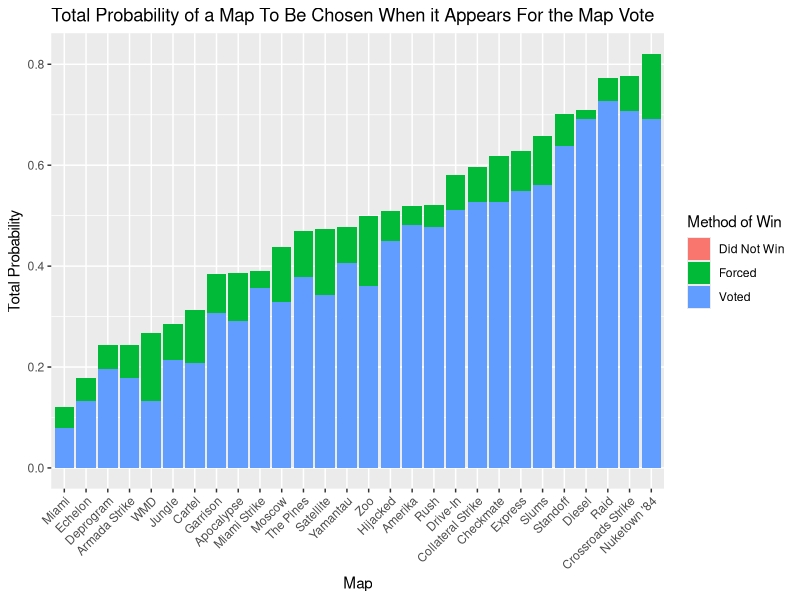
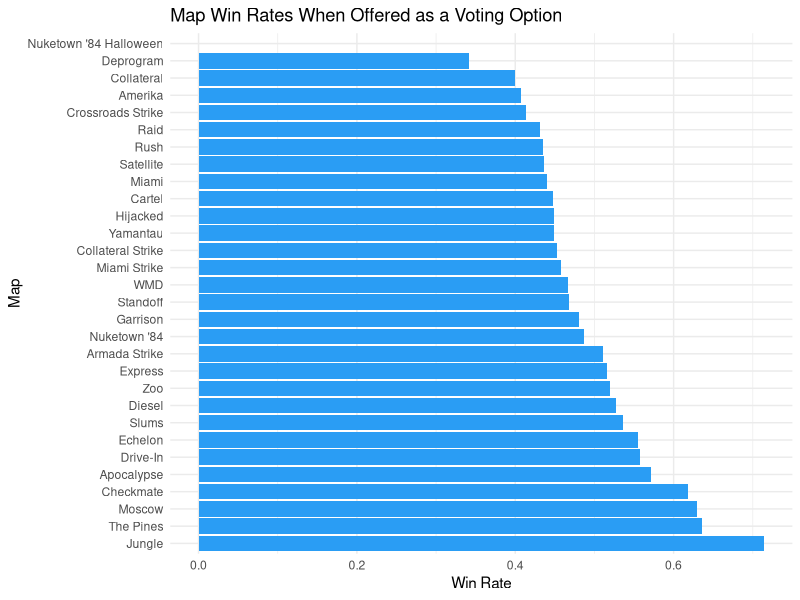

Reproduce these figures in R, in order.
## ---- chunk 1
# clear env, load libraries and data
rm(list = ls())
library(tidyverse)
library(readr)
library(caret)
library(randomForest)
library(e1071)

cod_p1 <- read_csv('CODGames_p1_380.csv')
cod_p2 <- read_csv('CODGames_p2_380.csv')
gm_data <- read_csv('CODGameModes.csv')
map_data  <- read.csv('CODMaps.csv')

# we combine the results of player 1 and player 2 according to the instructions
# so first add a column to indicate which player it is in case it is used for the future problems
cod_p1$player = 1
cod_p2$player = 2

full_data <- rbind(cod_p1, cod_p2)

# lowercase column names.
# AI disclosure: We asked chatgpt 4o to modify the column names with regex
names(full_data) <- tolower(gsub("([a-z])([A-Z])", "\\1_\\2", names(full_data)))

## ---- chunk 2
# get a list of the clean names
clean_maps <- as.vector(unique(map_data$Name))

clean_data <- full_data %>%
  mutate(
    map1 = case_when(
      map1 %in% clean_maps ~ map1,
      map1 %in% c('Collateral', 'Collateral Streik', 'Collaterol Strike') ~ 'Collateral Strike',
      map1 == 'Deprogam' ~ 'Deprogram',
      map1 == 'Miami Stirke' ~ 'Miami Strike',
      map1 == 'Ruah' ~ 'Rush',
      map1 == 'Riad' ~ 'Raid',
      map1 == 'Drive-in' ~ 'Drive-In'
      ),
    map2 = case_when(
      map2 %in% clean_maps ~ map2,
      map2 %in% c('Miami Stirke', 'Miami Sstrike') ~ 'Miami Strike',
      map2 == 'yamantau' ~ 'Yamantau', 
      map2 == 'Collateral' ~ 'Collateral Strike',
      map2 == 'Amrada Strike' ~ 'Armada Strike',
      map2 == 'Drive-in' ~ 'Drive-In'
      ),
    choice = case_when(
      choice %in% clean_maps ~ choice,
      choice %in% c("APocalypse","Apocolypse") ~ 'Apocalypse',
      choice %in% c('Collateral', 'Collaterel Strike') ~ 'Collateral Strike',
      choice == 'Deisel' ~ 'Diesel',
      choice == 'Drive-in' ~ 'Drive-In',
      choice == 'Riad' ~ 'Raid'
    ),
    # notice there are 'X o Y' values for the map vote so use gsub to swap them
    map_vote = gsub(' o ', ' to ', map_vote),
    # clean the game type variable since it will be used in task 3
    game_type = case_when(
      game_type == 'HC - TDM' ~ 'TDM',
      game_type == 'HC - Kill Confirmed' ~ 'Kill Confirmed',
      game_type == 'HC - Hardpoint' ~ 'Hardpoint',
      game_type == 'HC - Domination' ~ 'Domination'
    )
  ) %>%
  # separate map vote column. The larget number is always written first 
  separate(map_vote, into = c('winning_map_vote', 'losing_map_vote'), sep = ' to ', extra = 'merge', convert = TRUE)

# make sure the name of every map is cleaned for all 3 map columns. (set diff is NA only for missing maps)
setdiff(clean_data$map1, map_data$Name)
setdiff(clean_data$map2, map_data$Name)
setdiff(clean_data$choice, map_data$Name)

## ---- chunk 3
map_vote_data <- clean_data %>%
  select(map1, map2, winning_map_vote, losing_map_vote, choice)
## ---- chunk 4
map_vote_data[489,]$choice <- map_vote_data[489,]$map1
## ---- chunk 5
# we filter here to show the few cases where this happens. in the next code chunk,
# we clean the data to a consistent format.
map_vote_data %>%
  filter(
    is.na(map1) & !is.na(map2) | is.na(map2) & !is.na(map1)
  )
## ---- chunk 6
map_vote_data <- map_vote_data %>%
  mutate(
    # since we only have a few specific cases, we can 'hard-code' them into 
    # the data wrangling
    map1 = if_else(map2 != choice, choice, map1),
    map2 = if_else(map1 != choice, choice, map2),
    choice = if_else(map2 == choice & is.na(map1), NA, choice)
  )

# start creating the dataframes that are used for this question
m1_stats <- map_vote_data %>%
  select(-map2) %>%
  subset(!is.na(map1)) %>%
  group_by(map1) %>%
  reframe(
    win = (map1 == choice),
    # there are 3 cases for the method: either a map lost, won by votes, or got forced to win because it was map1
    method = case_when(
    map1 != choice ~ 'Did Not Win',
    map1 == choice & winning_map_vote > losing_map_vote ~ 'Voted',
    map1 == choice & winning_map_vote == losing_map_vote ~ 'Forced'
    )
  ) %>%
  rename(
    map = map1
  )

m2_stats <- map_vote_data %>%
  select(-map1) %>%
  subset(!is.na(map2)) %>%
  group_by(map2) %>%
  reframe(
    win = map2 == choice,
    # there are 2 cases for map2: either it lost or it won by votes. it is never forced to be the map.
    method = case_when(
    map2 == choice & winning_map_vote > losing_map_vote ~ 'Voted',
    !(map2 == choice & winning_map_vote > losing_map_vote) ~ 'Did Not Win' # if it was not voted, then it did not win
    )
  ) %>%
  rename(
    map = map2
  )

map_stats <- rbind(m1_stats, m2_stats)

# make sure map_stats does not have any NA values, if so, figure out why
sum(is.na(m1_stats))
sum(is.na(m2_stats))
sum(is.na(map_stats))
## ---- chunk 7
map_probs <- map_stats %>%
  group_by(map) %>%
  mutate(
    times_chosen = n(),
    prob_win = win/times_chosen
  ) %>% 
  ungroup() %>%
  group_by(map, method) %>%
  summarize(
    total_prob = sum(prob_win)
  ) %>% 
  group_by(map) %>%
  mutate(
    total_sum = sum(total_prob)
    ) %>%
  ungroup() %>%
  mutate(map = reorder(map, total_sum))
map_probs
## ---- chunk 8
# making the plot
ggplot(map_probs, aes(x = map, y = total_prob, fill = method)) + 
  geom_bar(stat = 'identity') + 
  labs(
    x = 'Map', 
    y = 'Total Probability',
    fill = 'Method of Win',
    title = 'Total Probability of a Map To Be Chosen When it Appears For the Map Vote'
    ) + 
  theme(axis.text.x = element_text(angle = 45, hjust = 1))
## ---- chunk 9
library(stringdist)

games <- bind_rows(cod_p1, cod_p2)

# --- 2. Standardize and Clean Map Names ---
# Clean function: trim whitespace and correct spelling using string distance
clean_map <- function(name, reference_names) {
  name <- str_trim(name)
  if (is.na(name)) return(NA)
  match_index <- amatch(name, reference_names, maxDist = 2)
  if (!is.na(match_index)) return(reference_names[match_index])
  return(name)
}

# List of valid map names from CODMaps.csv
valid_maps <- unique(str_trim(map_data$Name))

# Clean all relevant map columns
games <- games %>%
  mutate(
    Map1 = sapply(Map1, clean_map, reference_names = valid_maps),
    Map2 = sapply(Map2, clean_map, reference_names = valid_maps),
    Choice = sapply(Choice, clean_map, reference_names = valid_maps),
    MapVote = sapply(MapVote, clean_map, reference_names = valid_maps)
  )

# --- 3. Filter to Only Games with Voting Info ---
# Keep rows where Map1 and Map2 are both non-missing (indicates vote occurred)
games_votes <- games %>%
  filter(!is.na(Map1) & !is.na(Map2))

# --- 4. Determine the Winner of Each Vote ---
# Count number of votes for Map1 and Map2
vote_counts <- games_votes %>%
  rowwise() %>%
  mutate(
    Map1_votes = sum(MapVote == Map1, na.rm = TRUE),
    Map2_votes = sum(MapVote == Map2, na.rm = TRUE),
    Winner = case_when(
      Map1_votes > Map2_votes ~ Map1,
      Map2_votes > Map1_votes ~ Map2,
      Map1_votes == Map2_votes ~ Map1  # tie breaker: Map1 wins
    )
  ) %>%
  ungroup()

# --- 5. Reshape for Aggregation ---
# Long format: 1 row per map per match
long_maps <- vote_counts %>%
  pivot_longer(cols = c(Map1, Map2), names_to = "MapSlot", values_to = "Map") %>%
  mutate(
    Won = Map == Winner
  )

# --- 6. Aggregate Statistics ---
# After cleaning and reshaping
long_maps <- long_maps %>%
  filter(!is.na(Map) & Map != "")


map_stats <- long_maps %>%
  group_by(Map) %>%
  summarise(
    Times_Offered = n(),
    Times_Won = sum(Won),
    Win_Rate = Times_Won / Times_Offered
  ) %>%
  arrange(desc(Win_Rate))

# --- 7. Visualization ---
ggplot(map_stats, aes(x = reorder(Map, -Win_Rate), y = Win_Rate)) +
  geom_col(fill = "#2a9df4") +
  coord_flip() +
  labs(
    title = "Map Win Rates When Offered as a Voting Option",
    x = "Map",
    y = "Win Rate"
  ) +
  theme_minimal()
## ---- chunk 10
# Filter to Player 1 data and ensure relevant columns are clean
xp_class_data <- clean_data %>%
  filter(player == 1) %>%
  select(eliminations, score, damage, total_xp) %>%
  drop_na()

# Create a binary target: 1 if above median XP, 0 otherwise
median_xp <- median(xp_class_data$total_xp)
xp_class_data <- xp_class_data %>%
  mutate(high_xp = ifelse(total_xp > median_xp, 1, 0)) %>%
  select(-total_xp)

# Stratified split using caret
library(caret)
set.seed(42)
train_index <- createDataPartition(xp_class_data$high_xp, p = 0.8, list = FALSE)
train_set <- xp_class_data[train_index, ]
test_set <- xp_class_data[-train_index, ]

# --- Logistic Regression ---
log_model <- glm(high_xp ~ ., data = train_set, family = "binomial")
log_preds <- predict(log_model, test_set, type = "response")
log_class <- ifelse(log_preds > 0.5, 1, 0)
log_acc <- mean(log_class == test_set$high_xp)

# --- Random Forest ---
library(randomForest)
rf_model <- randomForest(as.factor(high_xp) ~ ., data = train_set)
rf_preds <- predict(rf_model, test_set)
rf_acc <- mean(rf_preds == test_set$high_xp)

# --- SVM ---
library(e1071)
svm_model <- svm(as.factor(high_xp) ~ ., data = train_set, kernel = "radial")
svm_preds <- predict(svm_model, test_set)
svm_acc <- mean(svm_preds == test_set$high_xp)

# Compare results
model_results <- tibble(
  Model = c("Logistic Regression", "Random Forest", "SVM"),
  Accuracy = c(log_acc, rf_acc, svm_acc)
)
model_results
